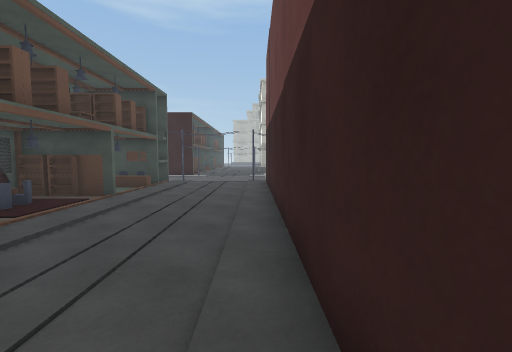
View 1 (above)

23 first-person views from a walk through a 3-D level made in the Unity game engine. The camera is 1.2 m above the floor, tilts 4° down and sees 90° across. The floor is counted in squares, 1 m on a side. Each view is taken from the middle of a square. On the plan, view 1 faces up. The plan holds only what a view shows up to about 12 squares ahead; the rest is blank. The place goes on beyond the plan.

View 2
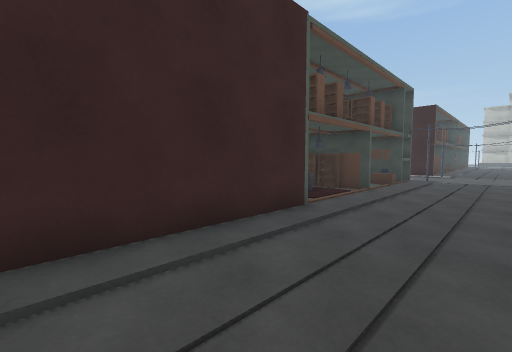

View 3
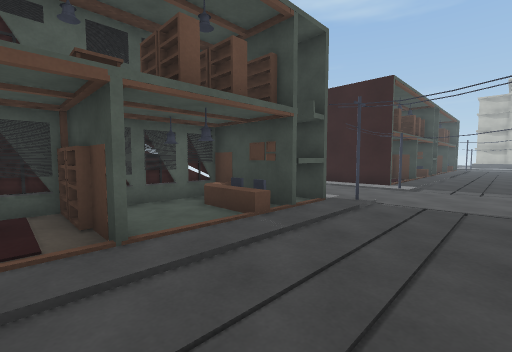

View 4
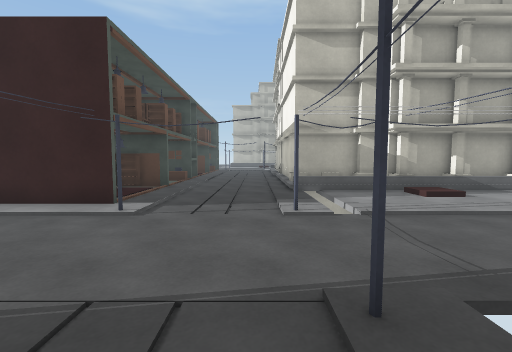

View 5
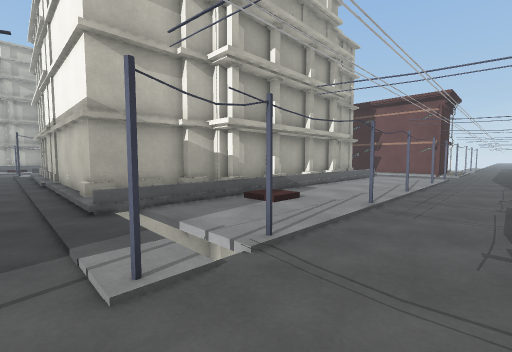

View 6
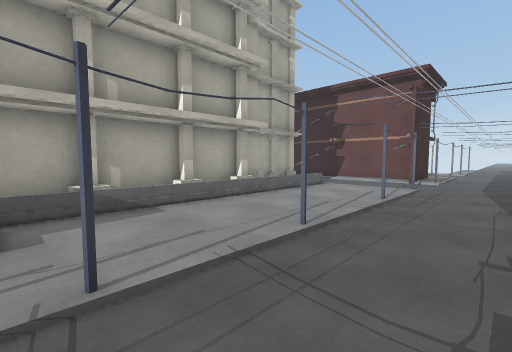

View 7
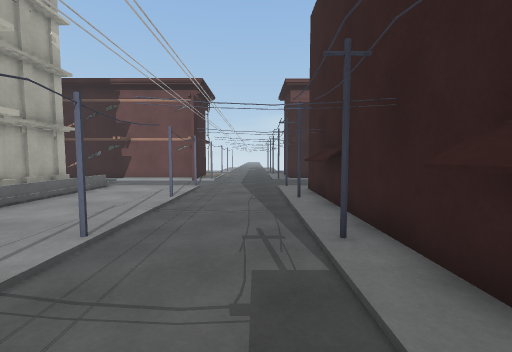

View 8
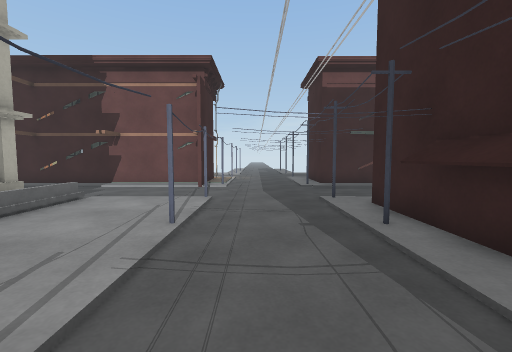

View 9
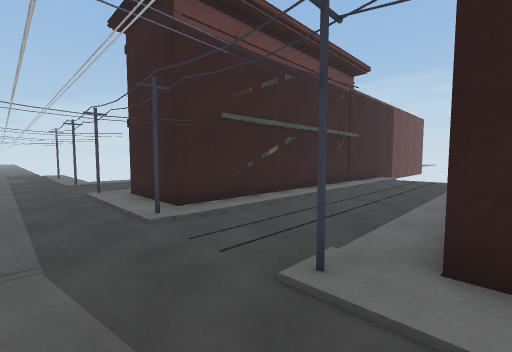

View 10
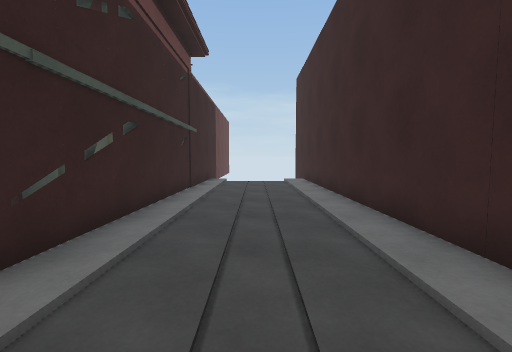

View 11
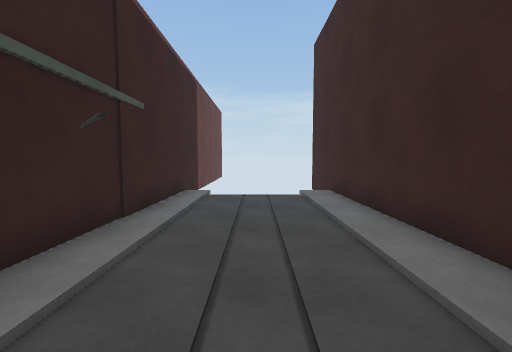

View 12
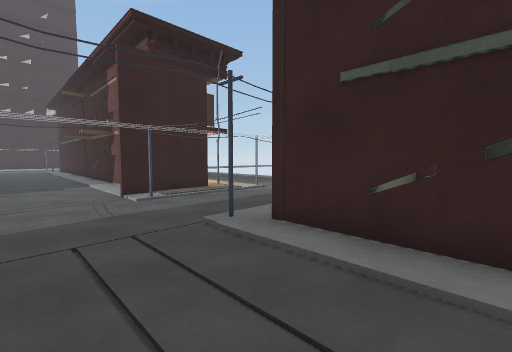

View 13
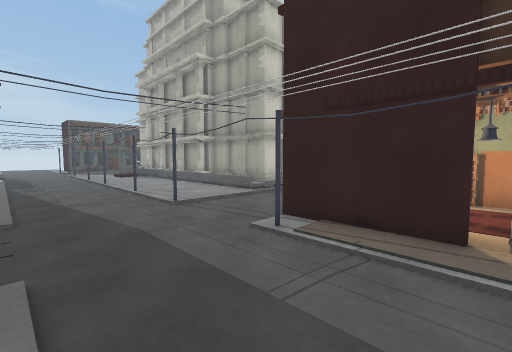

View 14
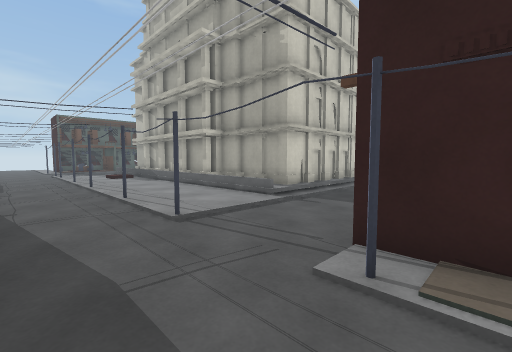

View 15
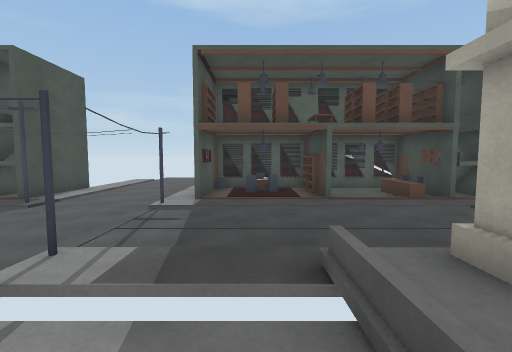

View 16
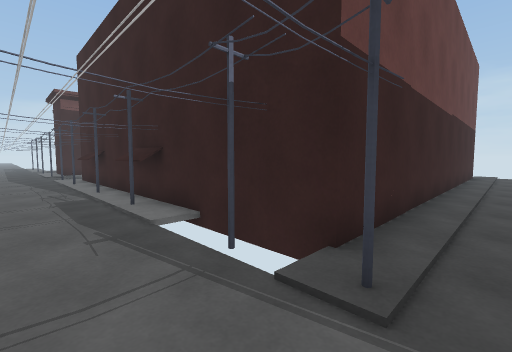

View 17
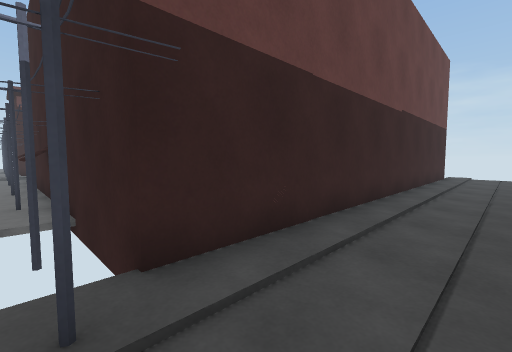

View 18
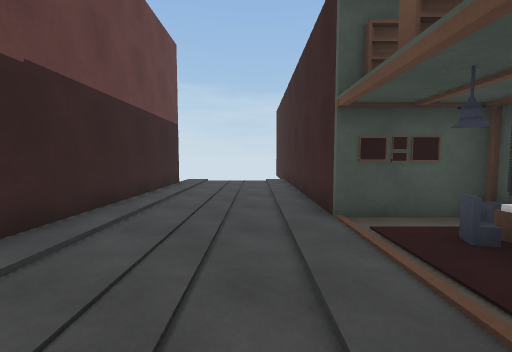

View 19
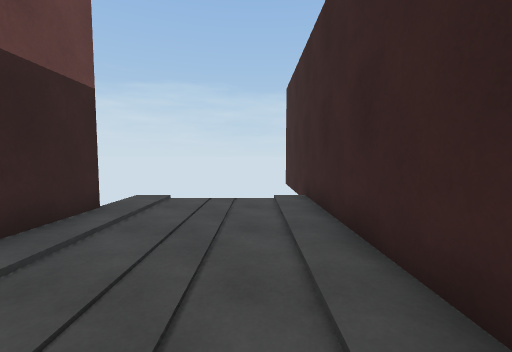

View 20
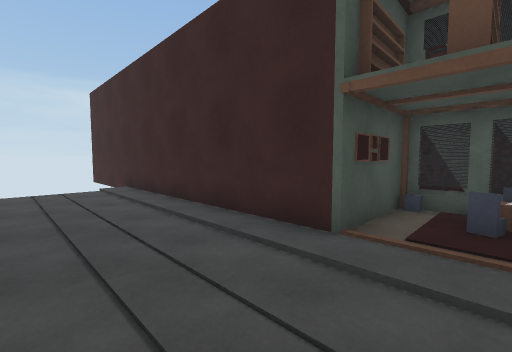

View 21
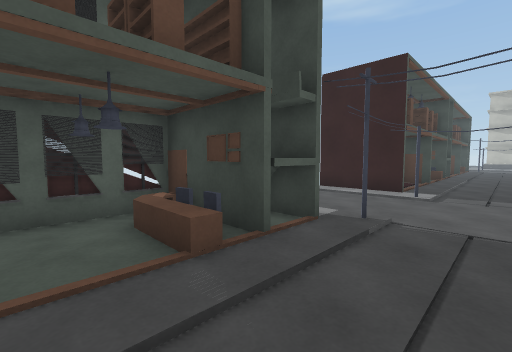

View 22
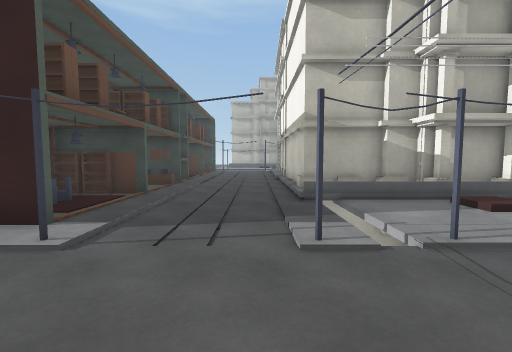

View 23
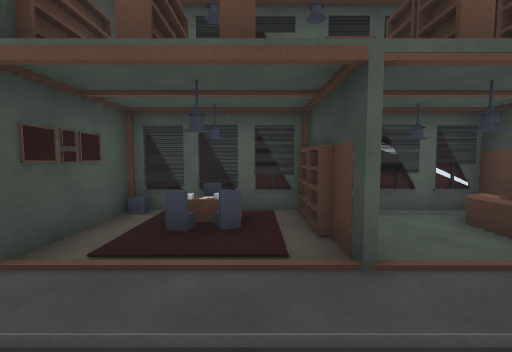

### Floor plan
Key: @ floor where view 1 was taken; # wall or solid block; x gap in a wall; . floor; / step, stairs or slope; = window, fence, low wall or low ledge; ^ raised ledge; H house.
Columns run from 9 left of view 1 to 22 right of it. Each row starts with its distance up from view 1.
 26   ##^..../#            #/.. .#
 25   ###..../#            #/....#
 24   #.#..../#            #/....#
 23   #....../#            #/....#
 22   ###..../##############/....###
 21   #=.....////////////////....# .
 20   ##...... ..//..............# x
 19   #....... ..//..............# .
 18   ###.......................###.
 17 .....#...#.#..#...#..#..#.......
 16 ................................
 15 ................................
 14 .....#.... # ..##.......#...#...
 13   ###.....##############.....HHH
 12   ##^.....#            #.....H
 11   ###.....#            #.....HHH
 10   #.#.....#            #.....H
  9   #.......#            #.....H H
  8   ###.....#            #.....HHH
  7   #=......#            #.....H H
  6   ##......#            #.....H
  5   #.......#            #.....H
  4   ###.....#            #.....#
  3     #.....#            #.....#
  2     #.....#            #.....#
  1     #.....#            #.....#
  0     #....@#            #    ##
 -1     #.....#
 -2     #.....#
 -3     #.....#
 -4     #.....
 -5     #

Positions as (right, up) in squares from view 1, and headings:
1: (0, 0), facing up
2: (-1, -1), facing up-left
3: (-1, 7), facing up-left
4: (-1, 12), facing up
5: (-1, 15), facing up-right
6: (5, 15), facing up-right
7: (5, 15), facing right
8: (8, 16), facing right
9: (14, 16), facing down-right
10: (17, 14), facing down
11: (17, 9), facing down
12: (16, 10), facing up-right
13: (22, 14), facing up-left
14: (20, 15), facing up-left
15: (3, 20), facing left
16: (-1, 16), facing down-right
17: (-2, 14), facing down-right
18: (-3, 9), facing down
19: (-3, 3), facing down
20: (-1, 6), facing down-left
21: (-2, 9), facing up-left
22: (-1, 14), facing up
23: (-2, 21), facing left
